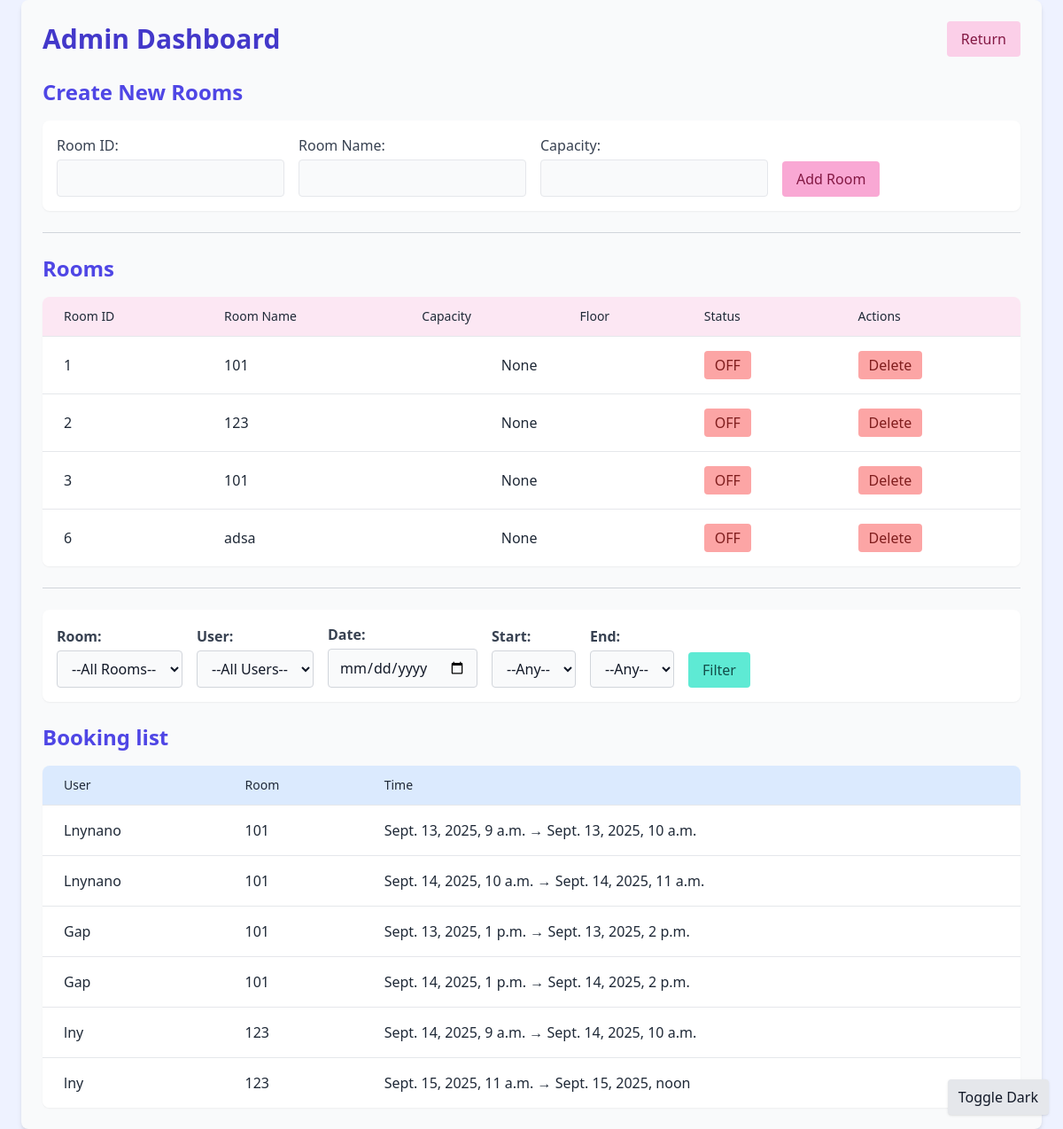
Before: /dashboard/ (signed in) with the older database file.
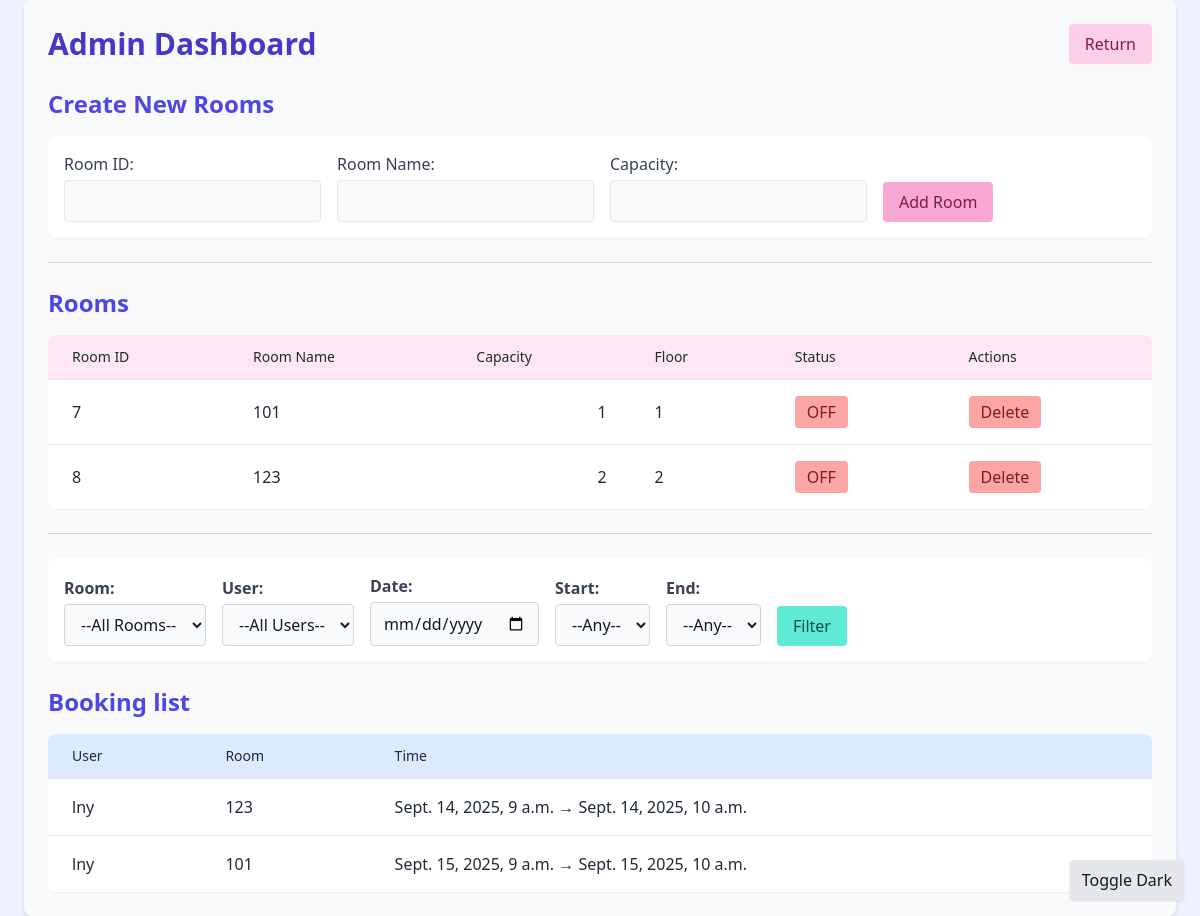
After: the same page with the newer database file.
### room/models.py (models this page shows, shortened)
class Room(models.Model):
    room_id = models.AutoField(primary_key=True)
    room_name = models.CharField(max_length=50, null=False)
    cap = models.IntegerField(null=True, blank=True)
    floor = models.IntegerField()
    status = models.BooleanField(default=False)

### booking/models.py (models this page shows, shortened)
class Booking(models.Model) :
    room = models.ForeignKey(Room, on_delete=models.CASCADE)
    user = models.ForeignKey(User, on_delete=models.CASCADE)
    start_time = models.DateTimeField()
    end_time = models.DateTimeField()
    created_at = models.DateTimeField(auto_now_add=True)

### accounts/views.py (the view, shortened to what this page needs)
# urls.py: path('dashboard/', views.admin_dashboard, name='dashboard'),
@user_passes_test(is_admin)
def admin_dashboard(request):
    rooms = Room.objects.all()
    bookings = Booking.objects.all().select_related("room", "user")
    users = User.objects.all()
    user_id = request.GET.get("user")
    room_id = request.GET.get("room")
    date_str = request.GET.get("date")
    start = request.GET.get("start")
    end = request.GET.get("end")
    start_hours = ["09:00", "10:00", "11:00", "12:00", "13:00"]
    end_hours = ["10:00", "11:00", "12:00", "13:00", "14:00"]
    if user_id:
        bookings = bookings.filter(user__id=user_id)
    if room_id:
        bookings = bookings.filter(room__room_id=room_id)
    if date_str:
        date_obj = parse_date(date_str)
        bookings = bookings.filter(start_time__date=date_obj)
    if start:
        start_hour = int(start.split(":")[0])
        bookings = bookings.filter(start_time__hour__gte=start_hour)
    if end:
        end_hour = int(end.split(":")[0])
        bookings = bookings.filter(end_time__hour__lte=end_hour)
    context = {
        "rooms": rooms,
        "bookings": bookings,
        "users": users,
        "request": request,
        "start_hours": start_hours,
        "end_hours": end_hours,
    }
    return render(request, "dashboard.html", context)

### accounts/views.py (called while the page is built)
def is_admin(user):
    return user.is_staff or user.is_superuser

### accounts/templates/dashboard.html (shortened to what the changed rows need)
<!DOCTYPE html>
<html lang="en">
<head >
    <script src="https://cdn.tailwindcss.com"></script>
</head>
<body class="bg-indigo-50 text-gray-900 dark:bg-gray-900 dark:text-gray-100 transition-colors duration-500">
{% block content %}
<div class="max-w-6xl mx-auto p-6 bg-gray-50 dark:bg-gray-800 rounded-lg shadow-md transition-colors duration-500">
    <div class="flex justify-between items-center mb-6">
        <h2 class="text-3xl font-bold text-indigo-700 dark:text-indigo-300">Admin Dashboard</h2>
    </div>
    {% if rooms %}
    <div class="overflow-x-auto bg-white dark:bg-gray-700 rounded-lg shadow-sm transition-colors duration-500">
        <table class="min-w-full divide-y divide-gray-200 dark:divide-gray-600">
            <thead class="bg-pink-100 dark:bg-pink-700">
                <tr>
                    <th class="px-6 py-3 text-left text-sm font-medium text-gray-800 dark:text-gray-100">Room ID</th>
                    <th class="px-6 py-3 text-left text-sm font-medium text-gray-800 dark:text-gray-100">Room Name</th>
                    <th class="px-6 py-3 text-left text-sm font-medium text-gray-800 dark:text-gray-100">Capacity</th>
                    <th class="px-6 py-3 text-left text-sm font-medium text-gray-800 dark:text-gray-100">Floor</th>
                    <th class="px-6 py-3 text-left text-sm font-medium text-gray-800 dark:text-gray-100">Status</th>
                    <th class="px-6 py-3 text-left text-sm font-medium text-gray-800 dark:text-gray-100">Actions</th>
                </tr>
            </thead>
            <tbody class="bg-white dark:bg-gray-700 divide-y divide-gray-200 dark:divide-gray-600">
                {% for room in rooms %}
                <tr class="hover:bg-pink-50 dark:hover:bg-gray-600">
                    <td class="px-6 py-4 text-gray-800 dark:text-gray-100">{{ room.room_id }}</td>
                    <td class="px-6 py-4 text-gray-800 dark:text-gray-100">{{ room.room_name }}</td>
                    <td class="px-6 py-4 text-right text-gray-800 dark:text-gray-100">{{ room.cap }}</td>
                    <td class="px-6 py-4 text-gray-800 dark:text-gray-100">{{ room.floor }}</td>
                    <td class="px-6 py-4 text-gray-800 dark:text-gray-100">
                        <form method="POST">
                            <div id="room-{{ room.room_name }}">
                                {% if room.status %}
                                    <button type="submit" name="status_to_off" class="bg-green-300 dark:bg-green-700 text-green-900 dark:text-green-100 px-3 py-1 rounded hover:bg-green-400 dark:hover:bg-green-500 transition">
                                        ON
                                    </button>
                                {% else %}
                                    <button type="submit" name="status_to_on" class="bg-red-300 dark:bg-red-600 text-red-900 dark:text-red-100 px-3 py-1 rounded hover:bg-red-400 dark:hover:bg-red-500 transition">
                                        OFF
                                    </button>
                                {% endif %}
                            </div>
                        </form>
                    </td>
                    <td class="px-6 py-4">
                        <form method="POST" class="inline">
                            <button type="submit" name="delete_room" class="bg-red-300 dark:bg-red-600 text-red-900 dark:text-red-100 px-3 py-1 rounded hover:bg-red-400 dark:hover:bg-red-500 transition">
                                Delete
                            </button>
                        </form>
                    </td>
                </tr>
                {% endfor %}
            </tbody>
        </table>
    </div>
    {% else %}
    <p class="text-gray-500 dark:text-gray-300">No rooms available.</p>
    {% endif %}
    {% if bookings %}
    <div class="overflow-x-auto bg-white dark:bg-gray-700 rounded-lg shadow-sm transition-colors duration-500">
        <table class="min-w-full divide-y divide-gray-200 dark:divide-gray-600">
            <thead class="bg-blue-100 dark:bg-pink-700">
                <tr>
                    <th class="px-6 py-3 text-left text-sm font-medium text-gray-800 dark:text-gray-100">User</th>
                    <th class="px-6 py-3 text-left text-sm font-medium text-gray-800 dark:text-gray-100">Room</th>
                    <th class="px-6 py-3 text-left text-sm font-medium text-gray-800 dark:text-gray-100">Time</th>
                </tr>
            </thead>
            <tbody class="bg-white dark:bg-gray-700 divide-y divide-gray-200 dark:divide-gray-600">
                {% for booking in bookings %}
                <tr class="hover:bg-blue-50 dark:hover:bg-gray-600">
                    <td class="px-6 py-4 text-gray-800 dark:text-gray-100">{{ booking.user.username }}</td>
                    <td class="px-6 py-4 text-gray-800 dark:text-gray-100">{{ booking.room.room_name }}</td>
                    <td class="px-6 py-4 text-gray-800 dark:text-gray-100">{{ booking.start_time }} → {{ booking.end_time }}</td>
                </tr>
                {% endfor %}
            </tbody>
        </table>
    </div>
    {% else %}
    <p class="text-gray-500 dark:text-gray-300">No bookings found for this period.</p>
    {% endif %}
</div>
{% endblock %}
</body>
</html>

Changed rows visible on the page:
removed Room: room_id "1", room_name "101", cap "None", status "OFF"
removed Room: room_id "2", room_name "123", cap "None", status "OFF"
removed Room: room_id "3", room_name "101", cap "None", status "OFF"
removed Room: room_id "6", room_name "adsa", cap "None", status "OFF"
removed Booking: user.username "Lnynano", room.room_name "101", start_time "Sept. 13, 2025, 9 a.m.", end_time "Sept. 13, 2025, 10 a.m."
removed Booking: user.username "Lnynano", room.room_name "101", start_time "Sept. 14, 2025, 10 a.m.", end_time "Sept. 14, 2025, 11 a.m."
removed Booking: user.username "Gap", room.room_name "101", start_time "Sept. 13, 2025, 1 p.m.", end_time "Sept. 13, 2025, 2 p.m."
removed Booking: user.username "Gap", room.room_name "101", start_time "Sept. 14, 2025, 1 p.m.", end_time "Sept. 14, 2025, 2 p.m."
removed Booking: user.username "lny", room.room_name "123", start_time "Sept. 15, 2025, 11 a.m.", end_time "Sept. 15, 2025, noon"
added Room: room_id "7", room_name "101", cap "1", floor "1", status "OFF"
added Room: room_id "8", room_name "123", cap "2", floor "2", status "OFF"
added Booking: user.username "lny", room.room_name "101", start_time "Sept. 15, 2025, 9 a.m.", end_time "Sept. 15, 2025, 10 a.m."
